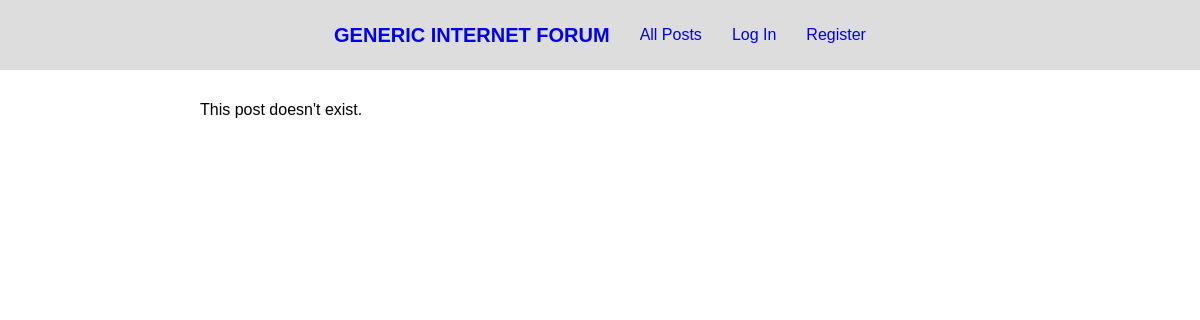
The page /post/1 on the database as committed earlier.
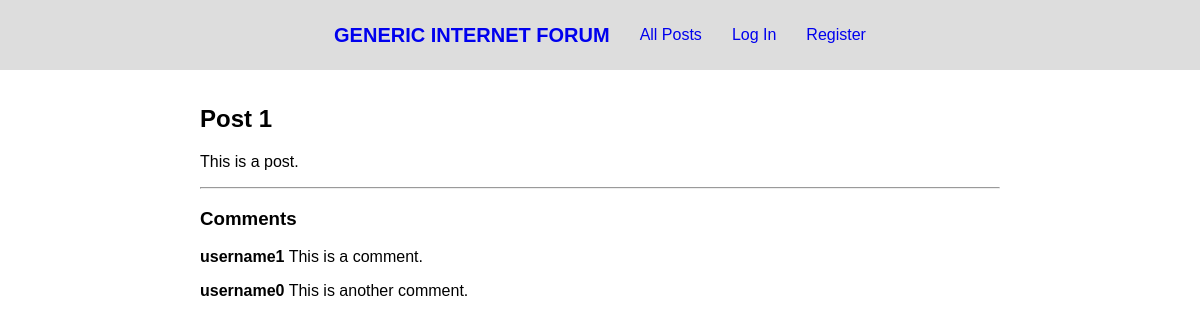
The same page on the database as committed later.
### forum/models.py (models this page shows, shortened)
class Post(models.Model):
    topic = models.ForeignKey(
        Topic, on_delete=models.CASCADE, related_name="posts")
    author = models.ForeignKey(
        User, on_delete=models.CASCADE, related_name="posts")
    title = models.TextField(max_length=120)
    content = models.TextField(max_length=5000)
    timestamp = models.DateTimeField(auto_now_add=True)

class Comment(models.Model):
    post = models.ForeignKey(
        Post, on_delete=models.CASCADE, related_name="comments")
    author = models.ForeignKey(
        User, on_delete=models.CASCADE, related_name="comments")
    content = models.TextField(max_length=5000)
    timestamp = models.DateTimeField(auto_now_add=True)

class User(AbstractUser):
    pass

### forum/views.py (the view)
# urls.py: path("post/<str:post_id>", views.post, name="post"),
def post(request, post_id):
    try:
        post = Post.objects.get(id=post_id)
    except Post.DoesNotExist:
        return render(request, "forum/post.html", {
            "message": "This post doesn't exist."
        })
    comments = post.comments.all()
    return render(request, "forum/post.html", {
        "post": post,
        "comments": comments
    })

### forum/templates/forum/post.html
{% extends "forum/layout.html" %}
{% load static %}
{% block body %}
    {% if message %}
        <p>{{ message }}</p>
    {% endif %}
    {% if post %}
        <section id="post">
            <h2>{{ post.title }}</h2>
            <p>{{ post.content }}</p>
        </section>
    {% endif %}
    {% if comments %}
        <hr>
        <section id="comments">
            <h3>Comments</h3>
            <ul>
                {% for comment in comments %}
                    <li>
                        <p><span><b>{{ comment.author.username }}</b></span> {{ comment.content }}</p>
                    </li>
                {% endfor %}
            </ul>
        </section>
    {% endif %}
{% endblock %}

### forum/templates/forum/layout.html (shortened to what this page needs)
{% load static %}
<!DOCTYPE html>
<html lang="en">
    <head>
        <link href="{% static 'forum/layout.css' %}" rel="stylesheet">
    </head>
    <body>
        <nav>
            <div>
                <a id="site-title" href="{% url 'index' %}">GENERIC INTERNET FORUM</a>
                <ul>
                    <li>
                        <a href="{% url 'all_posts' %}">All Posts</a>
                    </li>
                    {% if user.is_authenticated %}
                        <li>
                            <a href="{% url 'following_topics' %}">Following</a>
                        </li>
                        <li>
                            <a href="{% url 'profile' user.username %}">Profile</a>
                        </li>
                        <li>
                            <a href="{% url 'logout' %}">Log Out</a>
                        </li>
                    {% else %}
                        <li>
                            <a href="{% url 'login' %}">Log In</a>
                        </li>
                        <li>
                            <a href="{% url 'register' %}">Register</a>
                        </li>
                    {% endif %}
                </ul>
            </div>
        </nav>
        <div class="body">
            {% block body %}
            {% endblock %}
        </div>
    </body>
</html>

### forum/static/forum/layout.css (style rules this page uses)
body { margin: 0; font-family: sans-serif; }
.body { padding: 15px; max-width: 800px; margin: 0 auto; }
ul { list-style: none; padding: 0; }
nav { background-color: #dddddd; padding: 10px 35px; }
nav > div { display: flex; align-items: center; justify-content: center; gap: 30px; }
#site-title { font-weight: bold; font-size: 20px; }
nav a { text-decoration: none; }
nav ul { display: flex; gap: 30px; }

Rows that differ between the two databases and show on the page:
added Post: title "Post 1", content "This is a post."
added Comment: author.username "username1", content "This is a comment."
added Comment: author.username "username0", content "This is another comment."
Other text that changed with them:
{{ message }}: "This post doesn't exist." → (not shown)
text now shown: "Comments"
